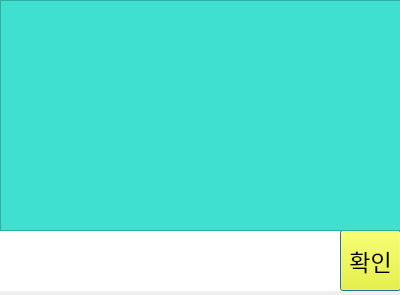
<?xml version="1.0" encoding="UTF-8"?>
<ui version="4.0">
 <class>Dialog</class>
 <widget class="QDialog" name="Dialog">
  <property name="geometry">
   <rect>
    <x>0</x>
    <y>0</y>
    <width>400</width>
    <height>295</height>
   </rect>
  </property>
  <property name="windowTitle">
   <string>Dialog</string>
  </property>
  <widget class="QTextEdit" name="textEdit">
   <property name="geometry">
    <rect>
     <x>0</x>
     <y>230</y>
     <width>341</width>
     <height>61</height>
    </rect>
   </property>
   <property name="frameShape">
    <enum>QFrame::NoFrame</enum>
   </property>
  </widget>
  <widget class="QPushButton" name="pushButton">
   <property name="geometry">
    <rect>
     <x>340</x>
     <y>230</y>
     <width>61</width>
     <height>61</height>
    </rect>
   </property>
   <property name="palette">
    <palette>
     <active>
      <colorrole role="Button">
       <brush brushstyle="SolidPattern">
        <color alpha="255">
         <red>255</red>
         <green>255</green>
         <blue>0</blue>
        </color>
       </brush>
      </colorrole>
      <colorrole role="Base">
       <brush brushstyle="SolidPattern">
        <color alpha="255">
         <red>255</red>
         <green>255</green>
         <blue>0</blue>
        </color>
       </brush>
      </colorrole>
      <colorrole role="Window">
       <brush brushstyle="SolidPattern">
        <color alpha="255">
         <red>255</red>
         <green>255</green>
         <blue>0</blue>
        </color>
       </brush>
      </colorrole>
      <colorrole role="Shadow">
       <brush brushstyle="SolidPattern">
        <color alpha="255">
         <red>255</red>
         <green>255</green>
         <blue>255</blue>
        </color>
       </brush>
      </colorrole>
     </active>
     <inactive>
      <colorrole role="Button">
       <brush brushstyle="SolidPattern">
        <color alpha="255">
         <red>255</red>
         <green>255</green>
         <blue>0</blue>
        </color>
       </brush>
      </colorrole>
      <colorrole role="Base">
       <brush brushstyle="SolidPattern">
        <color alpha="255">
         <red>255</red>
         <green>255</green>
         <blue>0</blue>
        </color>
       </brush>
      </colorrole>
      <colorrole role="Window">
       <brush brushstyle="SolidPattern">
        <color alpha="255">
         <red>255</red>
         <green>255</green>
         <blue>0</blue>
        </color>
       </brush>
      </colorrole>
      <colorrole role="Shadow">
       <brush brushstyle="SolidPattern">
        <color alpha="255">
         <red>255</red>
         <green>255</green>
         <blue>255</blue>
        </color>
       </brush>
      </colorrole>
     </inactive>
     <disabled>
      <colorrole role="Button">
       <brush brushstyle="SolidPattern">
        <color alpha="255">
         <red>255</red>
         <green>255</green>
         <blue>0</blue>
        </color>
       </brush>
      </colorrole>
      <colorrole role="Base">
       <brush brushstyle="SolidPattern">
        <color alpha="255">
         <red>255</red>
         <green>255</green>
         <blue>0</blue>
        </color>
       </brush>
      </colorrole>
      <colorrole role="Window">
       <brush brushstyle="SolidPattern">
        <color alpha="255">
         <red>255</red>
         <green>255</green>
         <blue>0</blue>
        </color>
       </brush>
      </colorrole>
      <colorrole role="Shadow">
       <brush brushstyle="SolidPattern">
        <color alpha="255">
         <red>255</red>
         <green>255</green>
         <blue>255</blue>
        </color>
       </brush>
      </colorrole>
     </disabled>
    </palette>
   </property>
   <property name="font">
    <font>
     <family>나눔스퀘어라운드 Bold</family>
     <pointsize>17</pointsize>
     <kerning>true</kerning>
    </font>
   </property>
   <property name="autoFillBackground">
    <bool>false</bool>
   </property>
   <property name="styleSheet">
    <string notr="true">background-color : yellow</string>
   </property>
   <property name="text">
    <string>확인</string>
   </property>
  </widget>
  <widget class="QTextBrowser" name="textBrowser">
   <property name="geometry">
    <rect>
     <x>0</x>
     <y>0</y>
     <width>401</width>
     <height>231</height>
    </rect>
   </property>
   <property name="styleSheet">
    <string notr="true">background-color: turquoise</string>
   </property>
  </widget>
 </widget>
 <resources/>
 <connections/>
</ui>
